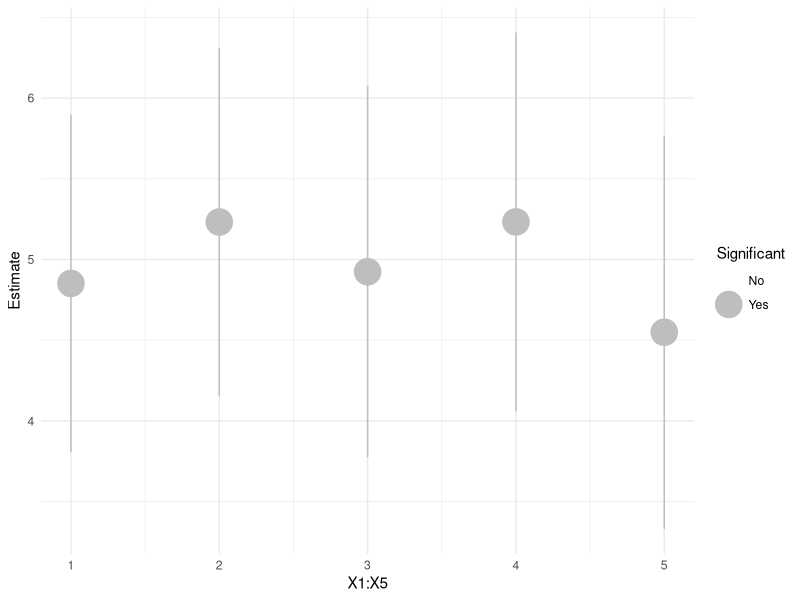
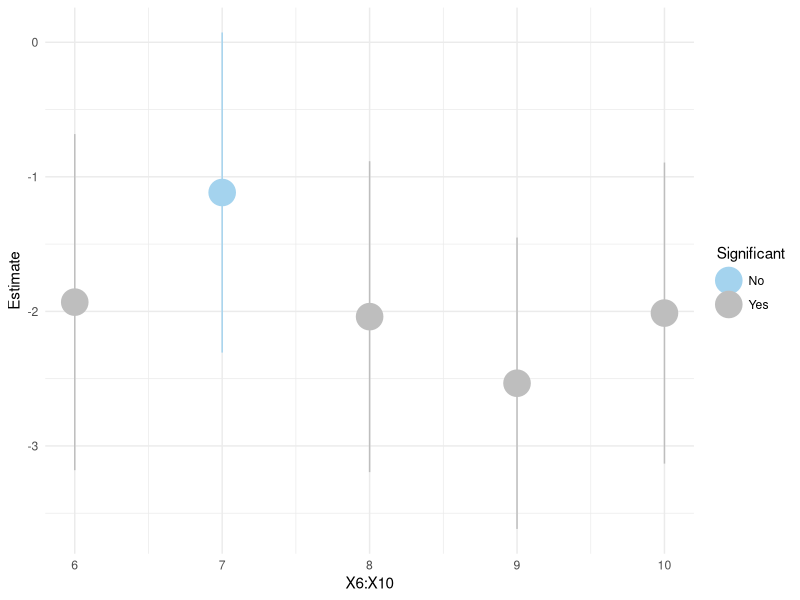
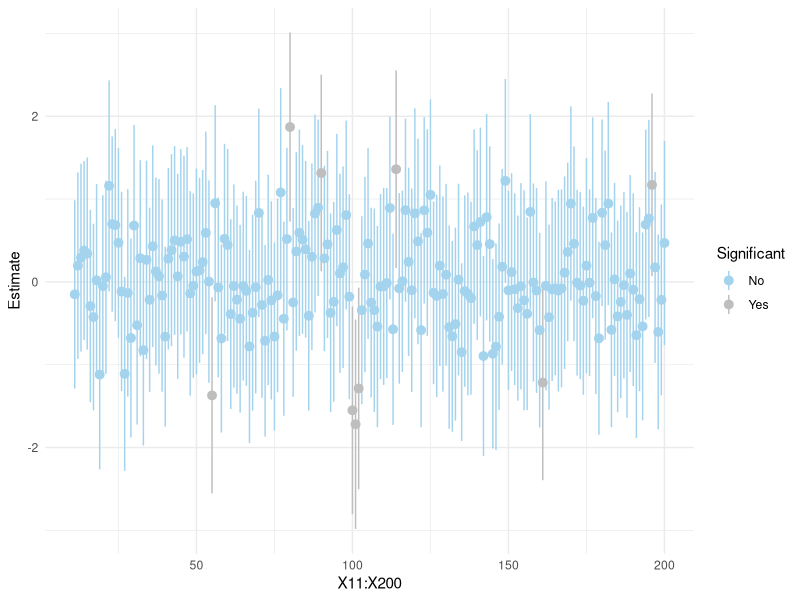
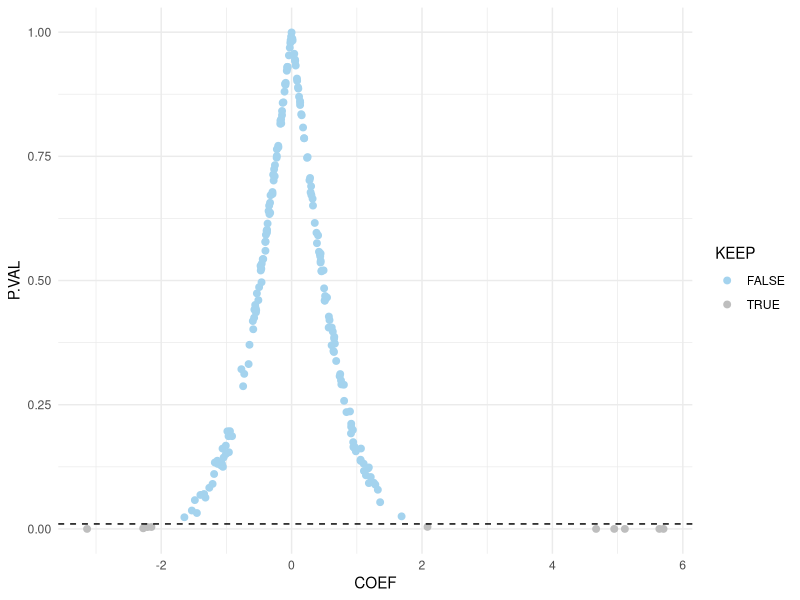
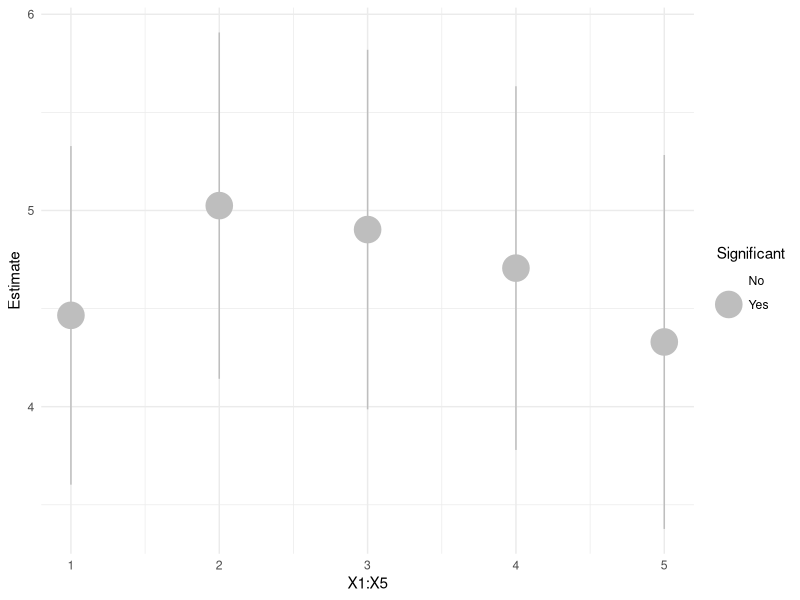
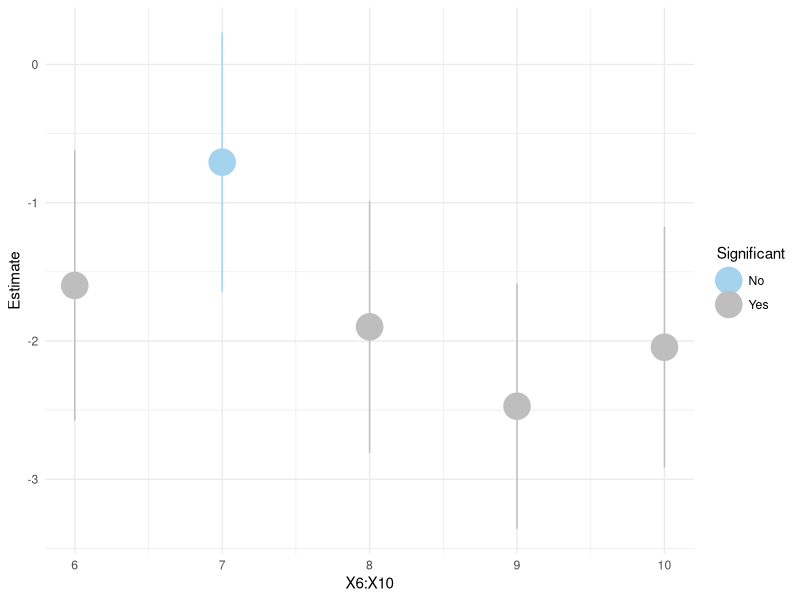
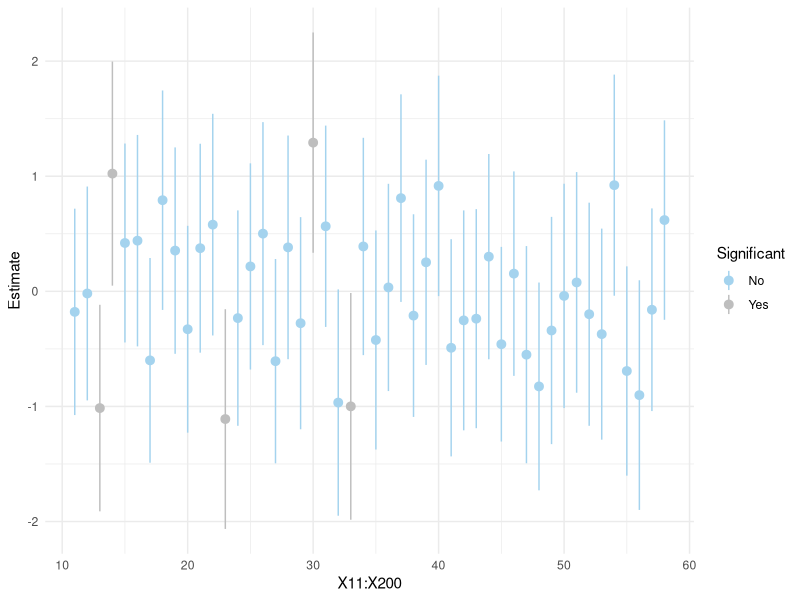
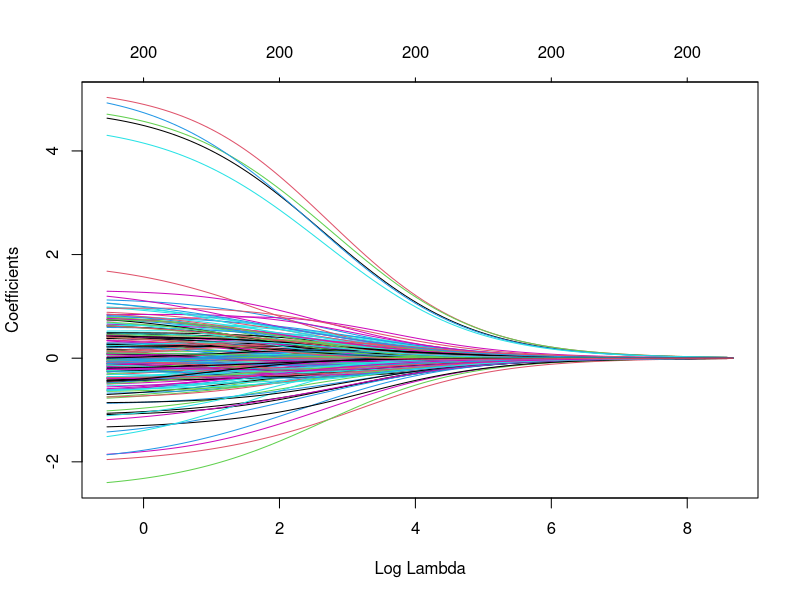

Reproduce these figures in R, in order.
## ---- chunk 1
knitr::opts_chunk$set(echo = TRUE,warning=F)
options(scipen=999)
library(tidyverse)
library(ggplot2)
library(modelr)
library(purrr)
library(broom)
library(glmnet)
## ---- chunk 2
set.seed(216)
X=matrix(rnorm(100000),500,200)
beta=c(rep(5,5),rep(-2,5),rep(0,190))
set.seed(480)
epsilon=rnorm(500,0,10)
y=X%*%beta+epsilon

SIM.DATA=data.frame(y=y,X=X)
## ---- chunk 3
lm.model=lm(y~.,data=SIM.DATA)
glance(lm.model)
param.est=lm.model$coefficients
param.conf=confint(lm.model)
param.lm=data.frame(cbind(param.est,param.conf))[-1,] #Remove Intercept
names(param.lm)=c("Estimate","Lower","Upper")
param.lm = param.lm %>%
              mutate(Significant=factor(ifelse(0>Lower & 0<Upper,"No","Yes")))

ggplot(param.lm[1:5,]) +
  geom_pointrange(aes(x=1:5,y=Estimate,ymin=Lower,ymax=Upper,color=Significant),size=2)+
  theme_minimal()+
  scale_color_manual(drop=F,values=c("lightskyblue2","gray"))+
  xlab("X1:X5")
ggplot(param.lm[6:10,]) +
  geom_pointrange(aes(x=6:10,y=Estimate,ymin=Lower,ymax=Upper,color=Significant),size=2)+
  theme_minimal()+
  scale_color_manual(values=c("lightskyblue2","gray"))+
  xlab("X6:X10")
ggplot(param.lm[11:200,]) +
  geom_pointrange(aes(x=11:200,y=Estimate,ymin=Lower,ymax=Upper,color=Significant))+
  theme_minimal()+
  scale_color_manual(values=c("lightskyblue2","gray"))+
  xlab("X11:X200")
## ---- chunk 4
COEF=rep(NA,200)
P.VAL=rep(NA,200)
for(j in 1:200){
  individual.mod=lm(y~.,data=SIM.DATA[,c(1,j+1)])
  COEF[j]=coef(individual.mod)[2]
  P.VAL[j]=summary(individual.mod)$coefficients[2,4]
}

KEEP=P.VAL<0.01
ACTUAL=c(rep("NonZero",10),rep("Zero",190))

tibble(COEF,P.VAL,KEEP) %>% 
  ggplot() +
  geom_point(aes(x=COEF,y=P.VAL,color=KEEP),size=2) +
  geom_hline(yintercept=0.01,linetype="dashed")+
  scale_color_manual(values=c("lightskyblue2","gray"))+
  theme_minimal()

tibble(ACTUAL=ACTUAL,KEEP=KEEP) %>% 
  table() %>% prop.table()
## ---- chunk 5
Cutoff = 0.2

COEF=rep(NA,200)
P.VAL=rep(NA,200)
for(j in 1:200){
  individual.mod=lm(y~.,data=SIM.DATA[,c(1,j+1)])
  COEF[j]=coef(individual.mod)[2]
  P.VAL[j]=summary(individual.mod)$coefficients[2,4]
}

KEEP=P.VAL<Cutoff
ACTUAL=c(rep("NonZero",10),rep("Zero",190))

tibble(ACTUAL=ACTUAL,KEEP=KEEP) %>% 
  table() %>% prop.table()

lm.model=lm(y~.,data=SIM.DATA[,c(1,which(KEEP)+1)])
param.est=lm.model$coefficients
param.conf=confint(lm.model)
param.lm=data.frame(cbind(param.est,param.conf))[-1,] #Remove Intercept
names(param.lm)=c("Estimate","Lower","Upper")
param.lm = param.lm %>%
  mutate(Significant=factor(ifelse(0>Lower & 0<Upper,"No","Yes")))

ggplot(param.lm[1:5,]) +
  geom_pointrange(aes(x=1:5,y=Estimate,ymin=Lower,ymax=Upper,color=Significant),size=2)+
  theme_minimal()+
  scale_color_manual(drop=F,values=c("lightskyblue2","gray"))+
  xlab("X1:X5")
ggplot(param.lm[6:10,]) +
  geom_pointrange(aes(x=6:10,y=Estimate,ymin=Lower,ymax=Upper,color=Significant),size=2)+
  theme_minimal()+
  scale_color_manual(values=c("lightskyblue2","gray"))+
  xlab("X6:X10")
ggplot(param.lm[11:(dim(param.lm)[1]),]) +
  geom_pointrange(aes(x=11:(dim(param.lm)[1]),y=Estimate,ymin=Lower,ymax=Upper,color=Significant))+
  theme_minimal()+
  scale_color_manual(values=c("lightskyblue2","gray"))+
  xlab("X11:X200")
## ---- chunk 6
library(glmnet)
ridge.mod=glmnet(x=as.matrix(SIM.DATA[,-1]),
                 y=as.vector(SIM.DATA[,1]),
                 alpha=0)
plot(ridge.mod,xvar="lambda")
## ---- chunk 7
lasso.mod=glmnet(x=as.matrix(SIM.DATA[,-1]),
                 y=as.vector(SIM.DATA[,1]),
                 alpha=1)
plot(lasso.mod,xvar="lambda")
## ---- chunk 8
enet.mod=glmnet(x=as.matrix(SIM.DATA[,-1]),
                 y=as.vector(SIM.DATA[,1]),
                 alpha=1/2)
plot(enet.mod,xvar="lambda")
